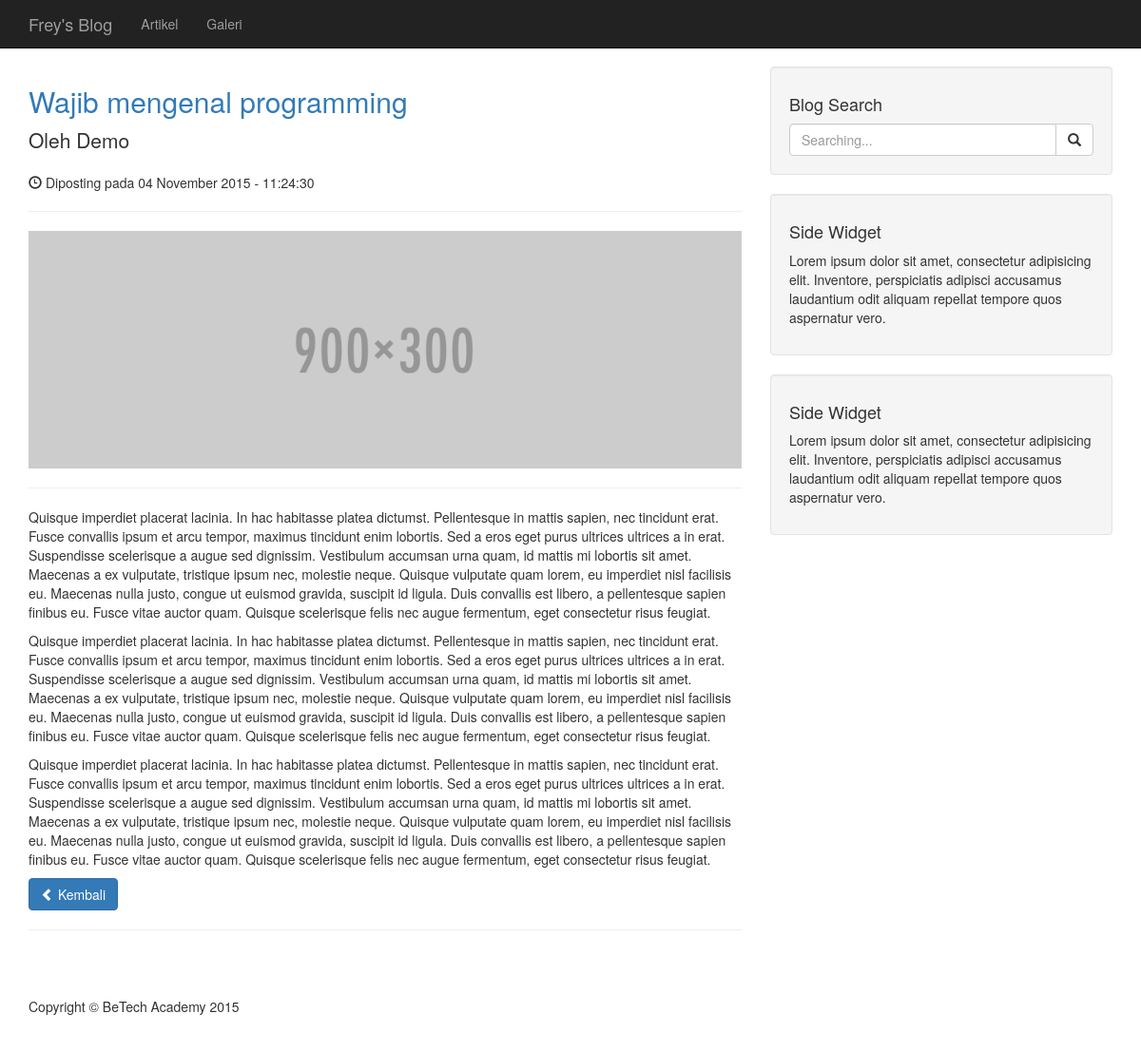
Screenshot of /article_detail?id=4 with the database file from the repository.
### tables this page shows
CREATE TABLE IF NOT EXISTS `tb_article` (
  `article_id` int(4) NOT NULL AUTO_INCREMENT,
  `article_title` varchar(200) NOT NULL,
  `article_content` text NOT NULL,
  `article_datetime` datetime NOT NULL,
  `article_pict` varchar(100) NOT NULL,
  `article_cat_id` int(2) NOT NULL,
  `article_user_id` int(2) NOT NULL,
  `article_publish` enum('Y','N') NOT NULL,
  PRIMARY KEY (`article_id`)
);

CREATE TABLE IF NOT EXISTS `tb_user` (
  `user_id` int(2) NOT NULL AUTO_INCREMENT,
  `user_name` varchar(35) NOT NULL,
  `user_pass` varchar(128) NOT NULL,
  `user_fullname` varchar(50) NOT NULL,
  PRIMARY KEY (`user_id`)
);

### function.php (called while the page is built, shortened)
<?php
function tgl_indo($var,$status = '')
{
	$pecah = explode(' ', $var);
	$jam   = $pecah[1];
	$pecah_tgl = explode('-', $pecah[0]);
	$hari      = $pecah_tgl[2];
	$bln       = $pecah_tgl[1];
	$tahun     = $pecah_tgl[0];
	switch ($bln)
	{
		case '11':
			$bulan = 'November';
			break;
	}
	if($status == '')
		return $hari.' '.$bulan.' '.$tahun.' - '.$jam;
}
?>

### article_detail.php (the view)
<?php include('header.php'); ?>
<div class="row">
	<div class="col-md-8">
		<?php
		$id    = $_GET['id'];
		$sql   = "SELECT A.article_id,A.article_title,A.article_content,A.article_datetime,A.article_pict,C.cat_name,U.user_fullname FROM tb_article A,tb_category C, tb_user U WHERE C.cat_id = A.article_cat_id AND U.user_id = A.article_user_id AND A.article_publish = 'Y' AND A.article_id = $id";
		$query = mysqli_query($con,$sql) or die(mysqli_error($con));
		$data=mysqli_fetch_array($query)
		?>
		<h2><a href="article_detail?id=<?php echo $data['article_id']; ?>"><?php echo $data['article_title']; ?></a></h2>
		<p class="lead">Oleh <?php echo $data['user_fullname']; ?></p>
		<p><span class="glyphicon glyphicon-time"></span> Diposting pada <?php echo tgl_indo($data['article_datetime']); ?></p>
		<hr>
		<img class="img-responsive" src="upload/<?php echo $data['article_pict']; ?>" alt="">
		<hr>
		<p><?php echo $data['article_content']; ?></p>
		<a href="index.php" class="btn btn-primary"><span class="glyphicon glyphicon-chevron-left"></span> Kembali</a>
		<hr>
	</div>
	<?php include('sidebar.php'); ?>
</div>
<?php include('footer.php'); ?>

### assets/css/blog-home.css (style rules this page uses)
body { padding-top: 70px; }

### rows the page displays
tb_article: article_title "Wajib mengenal programming", tb_user.user_fullname "Demo", article_datetime "04 November 2015 - 11:24:30", article_pict (picture), article_content "Quisque imperdiet placerat lacinia. In hac habitasse platea dictumst. Pellentesque in mattis sapien, nec tincidunt erat. Fusce convallis ipsum et arcu tempor, maximus tincidunt enim lobortis. Sed a eros eget purus ultrices ultrices a in erat. Suspendisse scelerisque a augue sed dignissim. Vestibulum accumsan urna quam, id mattis mi lobortis sit amet. Maecenas a ex vulputate, tristique ipsum nec, molestie neque. Quisque vulputate quam lorem, eu imperdiet nisl facilisis eu. Maecenas nulla justo, congue ut euismod gravida, suscipit id ligula. Duis convallis est libero, a pellentesque sapien finibus eu. Fusce vitae auctor quam. Quisque scelerisque felis nec augue fermentum, eget consectetur…"
